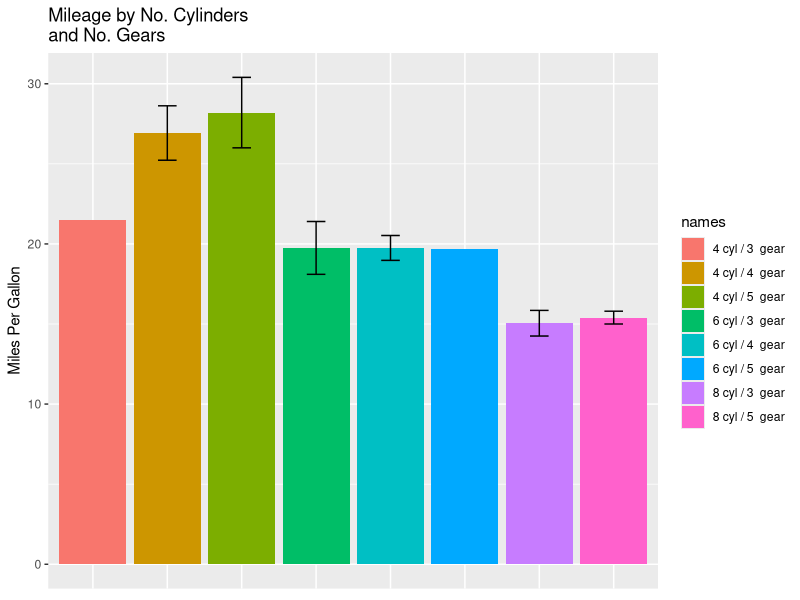
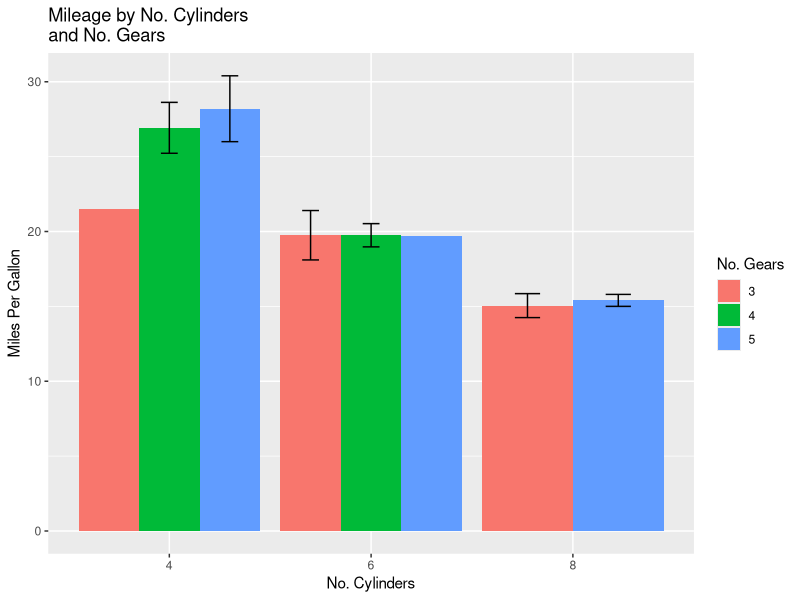

R code for these plots, in order:
myData <- aggregate(mtcars$mpg,
                    by = list(cyl = mtcars$cyl, gears = mtcars$gear),
                    FUN = function(x) c(mean = mean(x), sd = sd(x),
                                        n = length(x)))

myData <- do.call(data.frame, myData)
myData$se <- myData$x.sd / sqrt(myData$x.n)
colnames(myData) <- c("cyl", "gears", "mean", "sd", "n", "se")
myData$names <- c(paste(myData$cyl, "cyl /",
                        myData$gears, " gear"))
########################################
# Recreate ugly non-grouped barplot
# using ggplot2
########################################

# load in ggplot2 library
#install.packages("ggplot2")
library(ggplot2)

# Set spacing between bars
dodge <- position_dodge(width = 0.9)

# Set y limits
limits <- aes(ymax = myData$mean + myData$se,
              ymin = myData$mean - myData$se)

# Construct ggplot object
p <- ggplot(data = myData, aes(x = names, y = mean, fill = names))

# Add in bars, error bars, and fiddle with
# axis names and ticks and titles
p + geom_bar(stat = "identity", position = dodge) +
  geom_errorbar(limits, position = dodge, width = 0.25) +
  theme(axis.text.x=element_blank(), axis.ticks.x=element_blank(),
        axis.title.x=element_blank()) +
  labs(x = "No. Cylinders and Gears", y = "Miles Per Gallon") +
  ggtitle("Mileage by No. Cylinders\nand No. Gears")


########################################
# Group our bar graphs in ggplot2
########################################

# Construct ggplot object specifying cylinders
# and gears as factors to make sure they group
p <- ggplot(data = myData, aes(x = factor(cyl), y = mean,
                               fill = factor(gears)))

# Same stuff as last time: add in bars and
# error bars and titles and labels
p + geom_bar(stat = "identity",
             position = position_dodge(0.9)) +
  geom_errorbar(limits, position = position_dodge(0.9),
                width = 0.25) +
  labs(x = "No. Cylinders", y = "Miles Per Gallon") +
  ggtitle("Mileage by No. Cylinders\nand No. Gears") +
  scale_fill_discrete(name = "No. Gears")

